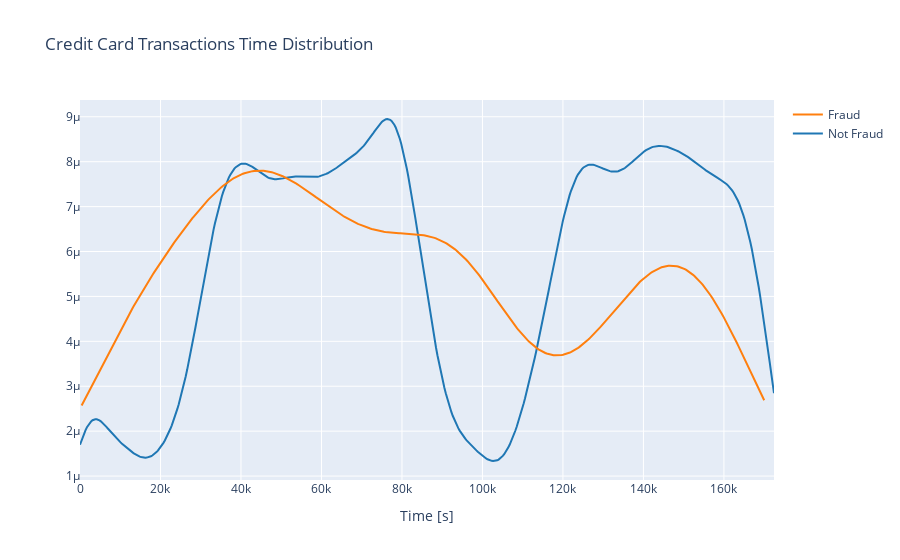

Notebook code for this chart:
### Markdown cell above
### Transactions in time

### Code cell
class_0 = data_df.loc[data_df['Class'] == 0]["Time"]
class_1 = data_df.loc[data_df['Class'] == 1]["Time"]

hist_data = [class_0, class_1]
group_labels = ['Not Fraud', 'Fraud']

fig = ff.create_distplot(hist_data, group_labels, show_hist=False, show_rug=False)
fig['layout'].update(title='Credit Card Transactions Time Distribution', xaxis=dict(title='Time [s]'))
iplot(fig, filename='dist_only')

### Figure 1 — Plotly figure (JSON) as saved in the notebook; plotly's stock layout.template omitted (floating-point values rounded to 4 significant figures; data arrays with more than 128 entries replaced by an {"elided": "..."} marker saying what was removed)
{"data": [{"legendgroup": "Not Fraud", "marker": {"color": "rgb(31, 119, 180)"}, "mode": "lines", "name": "Not Fraud", "showlegend": true, "type": "scatter", "x": {"elided": "500 float values"}, "xaxis": "x", "y": {"elided": "500 float values"}, "yaxis": "y"}, {"legendgroup": "Fraud", "marker": {"color": "rgb(255, 127, 14)"}, "mode": "lines", "name": "Fraud", "showlegend": true, "type": "scatter", "x": {"elided": "500 float values"}, "xaxis": "x", "y": {"elided": "500 float values"}, "yaxis": "y"}], "layout": {"autosize": true, "barmode": "overlay", "hovermode": "closest", "legend": {"traceorder": "reversed"}, "title": {"text": "Credit Card Transactions Time Distribution"}, "xaxis": {"anchor": "y2", "autorange": true, "domain": [0, 1], "range": [0, 172400.0], "title": {"text": "Time [s]"}, "type": "linear", "zeroline": false}, "yaxis": {"anchor": "free", "autorange": true, "domain": [0, 1], "position": 0, "range": [9.122e-07, 9.374e-06], "type": "linear"}}}
